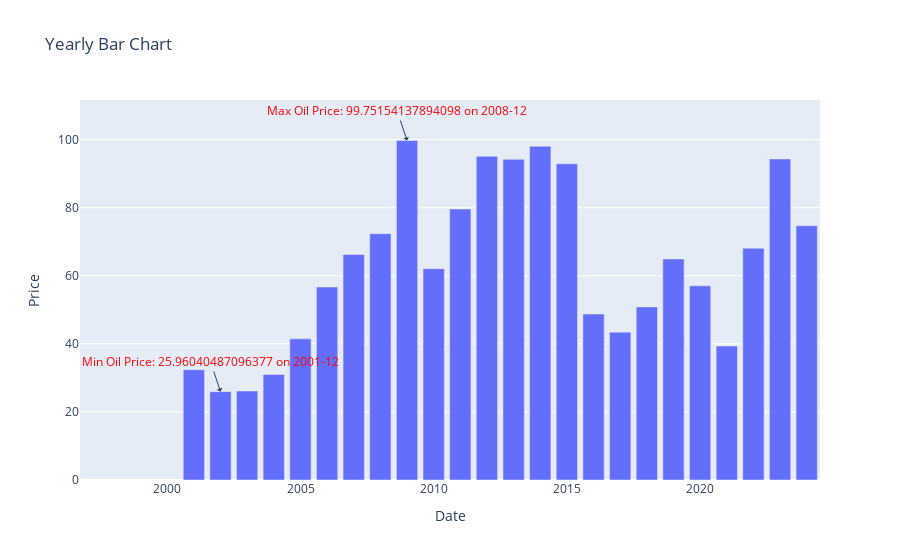

Write notebook code for a chart like this one.
### Code cell
import plotly.express as px
import plotly.graph_objs as go
import pandas as pd

# Convert the Date column to a datetime object
df['Date'] = pd.to_datetime(df['Date'])

# Group the data by month and calculate the mean price for each month
yearly_data = df.groupby(pd.Grouper(key='Date', freq='Y')).mean().reset_index()

# Create the interactive bar chart
fig = px.bar(yearly_data, x='Date', y='Price', title='Yearly Bar Chart')

# Add maximum price label
max_price = yearly_data['Price'].max()
max_date = yearly_data.loc[yearly_data['Price'] == max_price, 'Date'].iloc[0]
fig.add_annotation(x=max_date, y=max_price, text=f'Max Oil Price: {max_price} on {max_date.strftime("%Y-%m")}', showarrow=True, arrowhead=1, font=dict(color='red'))

# Add minimum price label
min_price = yearly_data['Price'].min()
min_date = yearly_data.loc[yearly_data['Price'] == min_price, 'Date'].iloc[0]
fig.add_annotation(x=min_date, y=min_price, text=f'Min Oil Price: {min_price} on {min_date.strftime("%Y-%m")}', showarrow=True, arrowhead=1, font=dict(color='red'))

# Show the plot
fig.show()

### Figure 1 — Plotly figure (JSON) as saved in the notebook; plotly's stock layout.template omitted (floating-point values rounded to 4 significant figures)
{"data": [{"alignmentgroup": "True", "hovertemplate": "Date=%{x}<br>Price=%{y}<extra></extra>", "legendgroup": "", "marker": {"color": "#636efa", "pattern": {"shape": ""}}, "name": "", "offsetgroup": "", "orientation": "v", "showlegend": false, "textposition": "auto", "type": "bar", "x": ["2000-12-31T00:00:00", "2001-12-31T00:00:00", "2002-12-31T00:00:00", "2003-12-31T00:00:00", "2004-12-31T00:00:00", "2005-12-31T00:00:00", "2006-12-31T00:00:00", "2007-12-31T00:00:00", "2008-12-31T00:00:00", "2009-12-31T00:00:00", "2010-12-31T00:00:00", "2011-12-31T00:00:00", "2012-12-31T00:00:00", "2013-12-31T00:00:00", "2014-12-31T00:00:00", "2015-12-31T00:00:00", "2016-12-31T00:00:00", "2017-12-31T00:00:00", "2018-12-31T00:00:00", "2019-12-31T00:00:00", "2020-12-31T00:00:00", "2021-12-31T00:00:00", "2022-12-31T00:00:00", "2023-12-31T00:00:00"], "xaxis": "x", "y": [32.39, 25.96, 26.15, 30.99, 41.47, 56.7, 66.25, 72.36, 99.75, 62.09, 79.61, 95.11, 94.21, 98.05, 92.91, 48.76, 43.44, 50.85, 64.95, 57.04, 39.34, 68.11, 94.33, 74.73], "yaxis": "y"}], "layout": {"annotations": [{"arrowhead": 1, "font": {"color": "red"}, "showarrow": true, "text": "Max Oil Price: 99.75154137894098 on 2008-12", "x": "2008-12-31T00:00:00", "y": 99.75}, {"arrowhead": 1, "font": {"color": "red"}, "showarrow": true, "text": "Min Oil Price: 25.96040487096377 on 2001-12", "x": "2001-12-31T00:00:00", "y": 25.96}], "barmode": "relative", "legend": {"tracegroupgap": 0}, "title": {"text": "Yearly Bar Chart"}, "xaxis": {"anchor": "y", "domain": [0, 1], "title": {"text": "Date"}}, "yaxis": {"anchor": "x", "domain": [0, 1], "title": {"text": "Price"}}}}
